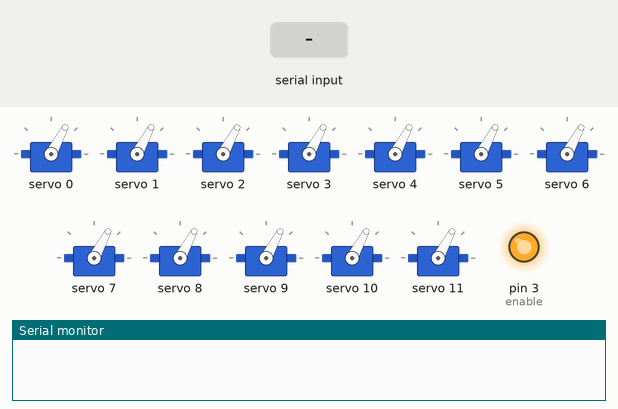
The sketch below on a simulated Arduino Uno, built with avr-gcc and run on an emulated ATmega328P. Parts: 12 × servo, output pins drawn as LEDs (lit = HIGH), the last lines printed to the serial monitor. The test bench sets the inputs (shaded band).

Above: at 5.0 s.
5.1 s: "on@" received over Serial
At 5.7 s:
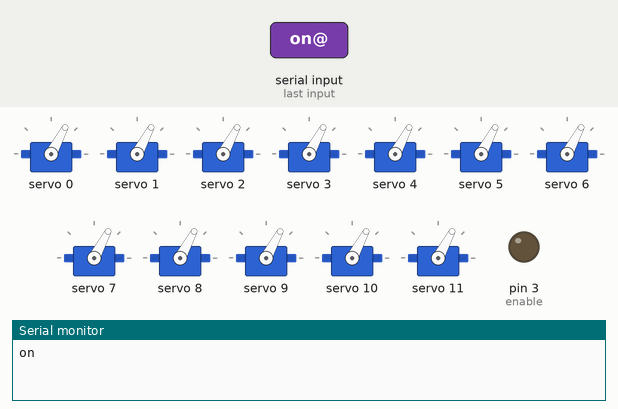
6.6 s: "#@" received over Serial
At 7.8 s:
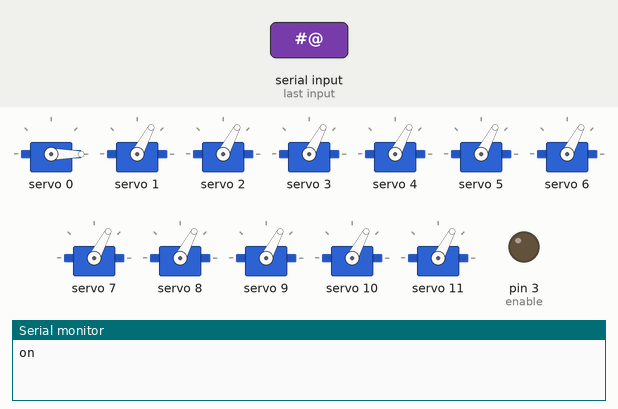
8.1 s: "off@" received over Serial
At 9.2 s:
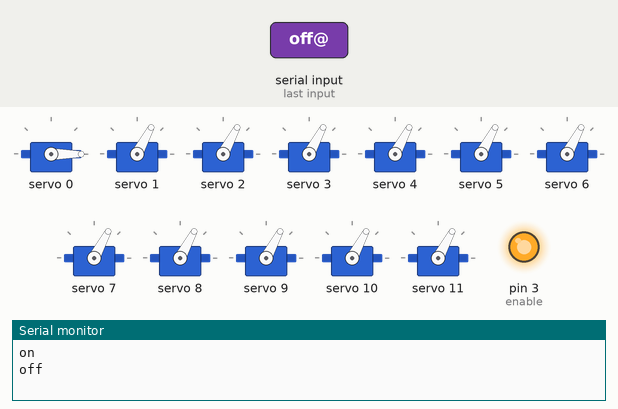
Timing chart, 0 to 10.6 s (numbered marks = the images above; inputs shaded):
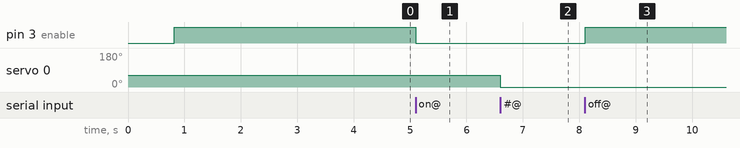

The sketch:

serial_servo_controller.ino
```cpp
#include <Wire.h>
#include <Adafruit_PWMServoDriver.h>


Adafruit_PWMServoDriver pwm = Adafruit_PWMServoDriver();


#define SERVOMIN  80 // this is the 'minimum' pulse length count (out of 4096) (based on futaba s3003)
#define SERVOMAX  500 // this is the 'maximum' pulse length count (out of 4096) (based on futaba s3003)
#define SERVO_FREQ 60
bool started = false;
int max_servoes = 15;
int enable = 3;


void reset_pos()
{
  int deg1 = 90;
  int deg2 = 90;
  pwm.setPWM(0, 0, ang_to_pw(deg1));
  pwm.setPWM(1, 0, ang_to_pw(deg2));
  pwm.setPWM(2, 0, ang_to_pw(deg1));
  pwm.setPWM(3, 0, ang_to_pw(deg2));
  pwm.setPWM(4, 0, ang_to_pw(deg1));
  pwm.setPWM(5, 0, ang_to_pw(deg2));
  pwm.setPWM(6, 0, ang_to_pw(deg1));
  pwm.setPWM(7, 0, ang_to_pw(deg2));
  pwm.setPWM(8, 0, ang_to_pw(deg1));
  pwm.setPWM(9, 0, ang_to_pw(deg2));
  pwm.setPWM(10, 0, ang_to_pw(deg1));
  pwm.setPWM(11, 0, ang_to_pw(deg2));
  pwm.setPWM(12, 0, ang_to_pw(deg1));
  pwm.setPWM(13, 0, ang_to_pw(deg2));
  pwm.setPWM(14, 0, ang_to_pw(deg1));
  pwm.setPWM(15, 0, ang_to_pw(deg2));
}


void setup() {
  pinMode(enable, OUTPUT); // Enable/disable pin
  Serial.begin(57600);
  while (!Serial);
  pwm.begin();
  digitalWrite(enable, 0); // Enable the device
  pwm.setOscillatorFrequency(27000000);
  pwm.setPWMFreq(SERVO_FREQ);  // Analog servos run at ~60 Hz updates
  delay(10);
  reset_pos();
  delay(800);
  digitalWrite(enable, 1); // Disable the servo
}

int ang_to_pw(int a)
{
  a = (a < 0) ? 0 : ((a > 180) ? 180 : a);
  return map(a, 0, 180, SERVOMIN, SERVOMAX);
}

void str_to_pos(String str)
{
  int pos = 0;
  pos = str.indexOf('#');
  while ( pos != -1)
  {
    String tmp;
    tmp = str.substring(pos + 1, str.indexOf('#', pos + 1));
    String ser = tmp.substring(0, tmp.indexOf('^'));
    int ser_num = ser.toInt();
    String deg = tmp.substring(tmp.indexOf('^') + 1);
    int deg_num = deg.toInt();
    if (ser_num > max_servoes)
    {
      str = str.substring(pos + 1);
      pos = str.indexOf('#');
      continue;
    }
    pwm.setPWM(ser_num, 0, ang_to_pw(deg_num));
    str = str.substring(pos + 1);
    pos = str.indexOf('#');
  }
}


void loop() {

  if (Serial.available() > 0) {
    String str = Serial.readStringUntil('@');
    if (str.equals("query"))
    {
      Serial.println("servo_controller");
    }
    else if (str.equals("off"))
    {
      digitalWrite(enable, 1);
      Serial.println("off");
      started = false;
      Serial.flush();
    }
    else if (str.equals("on"))
    {
      digitalWrite(enable, 0);
      Serial.println("on");
      started = true;
      Serial.flush();
    }
    else if (str.equals("reset"))
    {
      digitalWrite(enable, 0);
      reset_pos();
      Serial.println("reset");
      started = true;
      Serial.flush();
    }
    else if (started && str.startsWith("#"))
    {
      str_to_pos(str);
    }
  }
}
```

Measured:
- after the input at 5.1 s, pin 3 (enable): HIGH → LOW at once
- after the input at 6.6 s, servo 0: 62° → 0° at once
- after the input at 8.1 s, pin 3 (enable): LOW → HIGH at once
